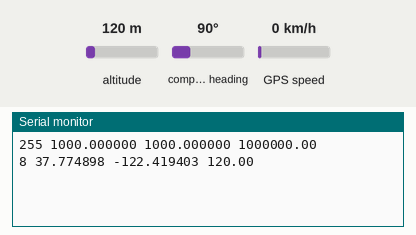
The sketch below on a simulated Arduino Uno, built with avr-gcc and run on an emulated ATmega328P. Parts: the last lines printed to the serial monitor. The test bench sets the inputs (shaded band); at power-on: altitude 120 m, compass heading 90°, GPS speed 0 km/h. The GPS gets a fix after 3 s at 37.7749, -122.4194 with 8 satellites.

Above: at 3.2 s.
3.3 s: altitude set to 20 m
At 4.6 s:
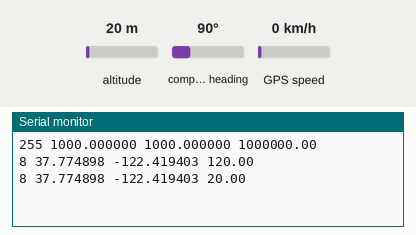
4.8 s: altitude set to 250 m
At 5.8 s:
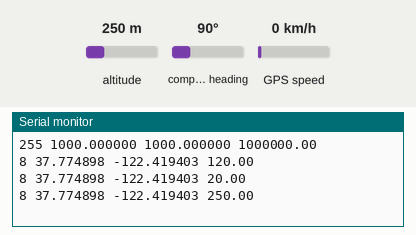
Timing chart, 0 to 7.8 s (numbered marks = the images above; inputs shaded):
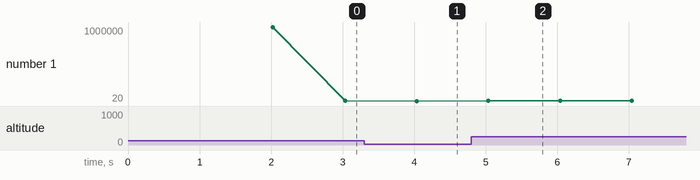

Measured:
- after the input at 3.3 s, the serial monitor: prints a new line after 0.74 s (image 1)
- after the input at 4.8 s, the serial monitor: prints a new line after 0.24 s (image 2)
- plotted number 1: 120 → 20 after the input at 3.3 s, 20 → 250 after the input at 4.8 s

The sketch:

simplified_working.ino
```cpp
/*
  tinygps_example for LoRa/GPS Shield
  Support Devices: LoRa/GPS Shield + Arduino UNO

  Example sketch showing how to get GPS data from LoRa GPS Shield with TinyGPS library.

  Hardware Connection:
  1/ Arduino UNO + LoRa GPS Shield . if use other Arduino board, please check the softserial connection and modify the code
  2/ Wire GPS_RXD to Arduino D3
  3/ Wire GPS_TXD to Arduino D4
  4/ Remove jumper in GPS_RXD/GPX_TXD 1x3 pin header
  a photo for hardware configuration is here: http://wiki.dragino.com/index.php?title=File:Uno_gps_softwareserial.png

  External Library Require:
  TinyGPS:  http://arduiniana.org/libraries/tinygps/

  Test:
  1/ Connect hardware and install necessary
  2/ Upload the Sketch to Arduino, open the monitor and check the result.
  result example screen shot: http://wiki.dragino.com/index.php?title=File:Uno_gps_softwareserial_1.png

  modified 21 Mar 2017
  by Edwin Chen <support@dragino.com>
  Dragino Technology Co., Limited
*/

#include <SoftwareSerial.h>
#include <TinyGPS.h>


float flat, flon, alti;
unsigned long age;
int satellites;

TinyGPS gps;
SoftwareSerial ss(3, 4); // Arduino RX, TX ,

static void smartdelay(unsigned long ms)
{
  unsigned long start = millis();
  do
  {
    while (ss.available())
    {
      //ss.print(Serial.read());
      gps.encode(ss.read());
    }
  } while (millis() - start < ms);
}


void setup()
{
  // initialize both serial ports:
  Serial.begin(9600);  // Serial to print out GPS info in Arduino IDE
  ss.begin(9600); // SoftSerial port to get GPS data.

  smartdelay(2000);

}
void loop()
{

  satellites = gps.satellites();
  gps.f_get_position(&flat, &flon, &age);
  alti = gps.f_altitude();

  print_to_console();
  smartdelay(1000);

}

void print_to_console() {

  Serial.print(satellites);
  Serial.print(" ");
  Serial.print(flat, 6);
  Serial.print(" ");
  Serial.print(flon, 6);
  Serial.print(" ");
  Serial.print(alti);
  Serial.print(" ");
/*  gps.stats(&chars, &sentences, &failed);
  Serial.print(chars, 6);
  Serial.print(" ");
  Serial.print(sentences, 10);
  Serial.print(" ");
  Serial.print(failed,9);*/
  Serial.println();

}
```
